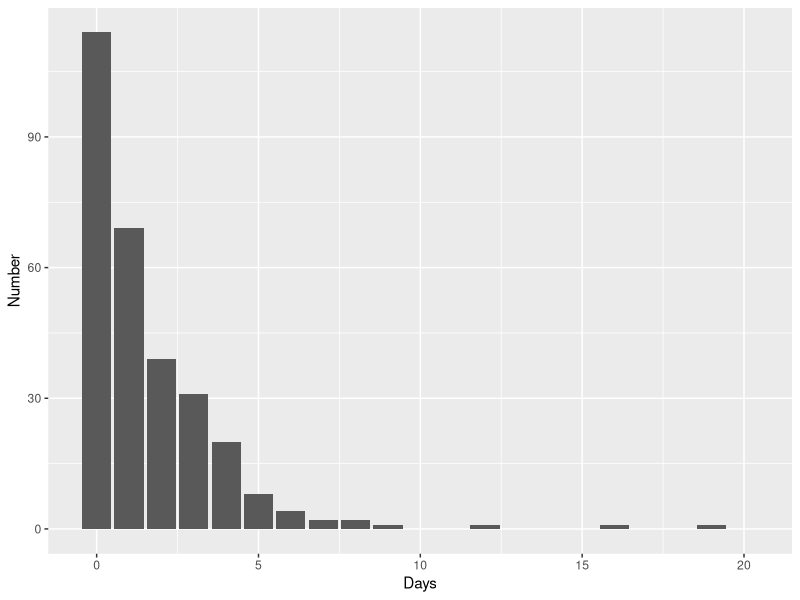

Write the R code that produced this figure.
# for the cost-benefit
hosp<-read.csv("hospital.csv",header=T)
str(hosp)
library(ggplot2)
ggplot(data=hosp, aes(x=Days, y=Number)) + geom_bar(stat="identity")
